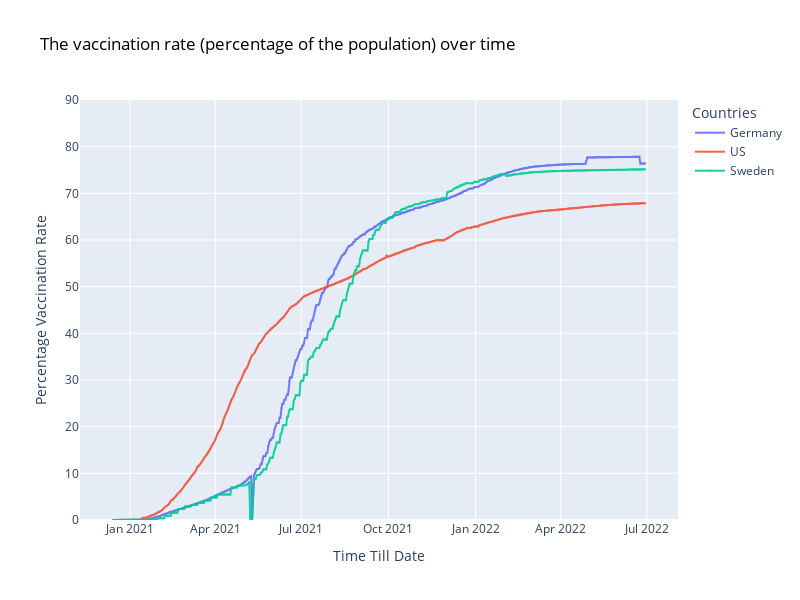

Here is the notebook cell this chart was saved with:
### Code cell
fig_1 = go.Figure()

for each in country_list:
    fig_1.add_trace(go.Scatter(x = df_plot_values.Date, 
                         y = df_plot_values[each], 
                        mode = 'markers+lines',
                        opacity = 0.9, 
                        line_width = 2,
                        marker_size = 2,
                        name = each))

fig_1.update_layout(width=800,
    height=600,
    title="The vaccination rate (percentage of the population) over time",
    title_font_color="Black",
    xaxis_title="Time Till Date",
    yaxis_title="Percentage Vaccination Rate",

    legend_title="Countries",
)

fig_1.update_yaxes(type = 'linear', range = [0, 90])




fig_1.show()

### Figure 1 — Plotly figure (JSON) as saved in the notebook; plotly's stock layout.template omitted (floating-point values rounded to 4 significant figures; data arrays with more than 128 entries replaced by an {"elided": "..."} marker saying what was removed)
{"data": [{"line": {"width": 2}, "marker": {"size": 2}, "mode": "markers+lines", "name": "Germany", "opacity": 0.9, "type": "scatter", "x": {"elided": "561 str values"}, "y": {"elided": "561 float values"}}, {"line": {"width": 2}, "marker": {"size": 2}, "mode": "markers+lines", "name": "US", "opacity": 0.9, "type": "scatter", "x": {"elided": "561 str values"}, "y": {"elided": "561 float values"}}, {"line": {"width": 2}, "marker": {"size": 2}, "mode": "markers+lines", "name": "Sweden", "opacity": 0.9, "type": "scatter", "x": {"elided": "561 str values"}, "y": {"elided": "561 float values"}}], "layout": {"height": 600, "legend": {"title": {"text": "Countries"}}, "title": {"font": {"color": "Black"}, "text": "The vaccination rate (percentage of the population) over time"}, "width": 800, "xaxis": {"title": {"text": "Time Till Date"}}, "yaxis": {"range": [0, 90], "title": {"text": "Percentage Vaccination Rate"}, "type": "linear"}}}
